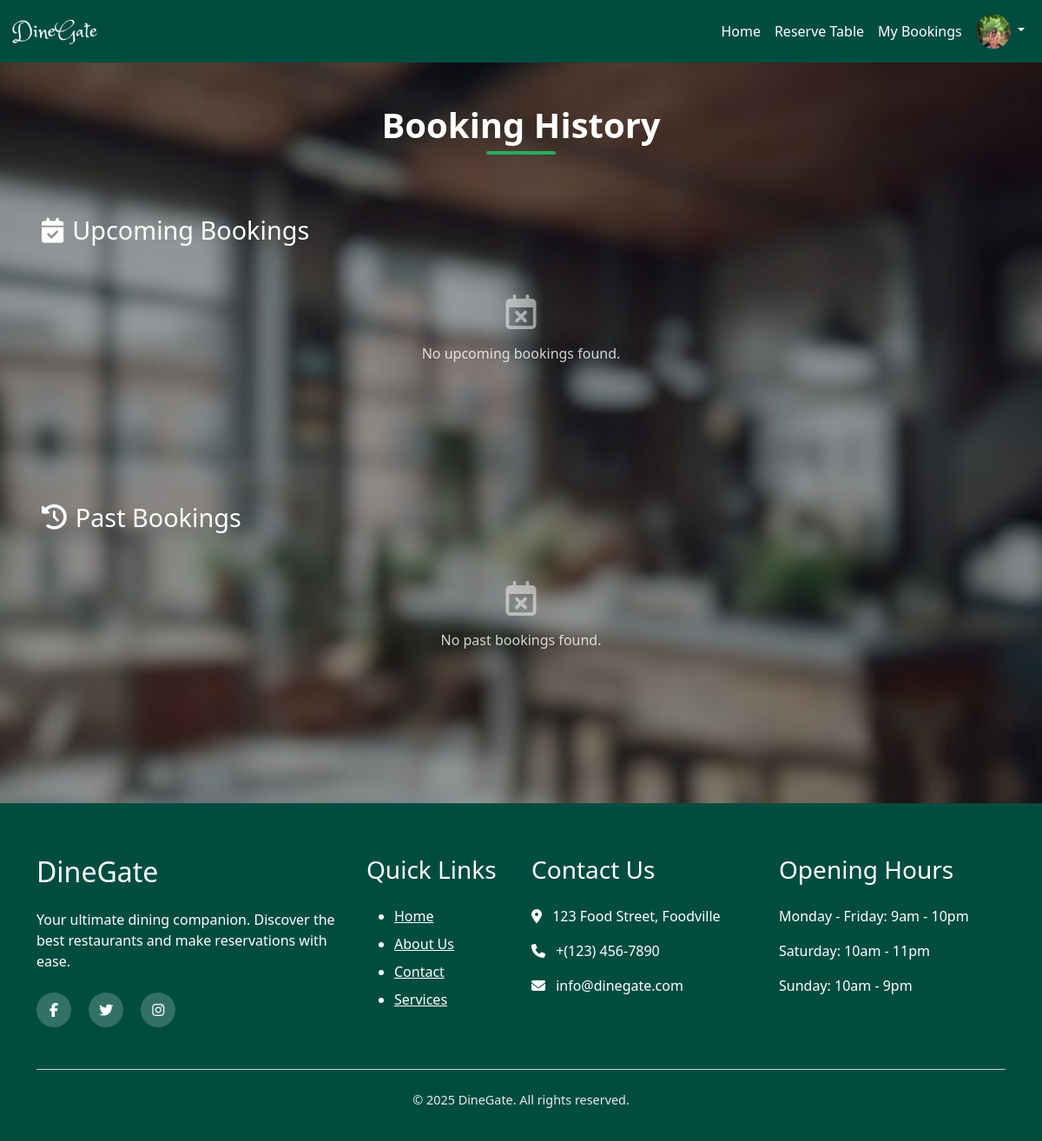
/Book_history/ (signed in), run on an earlier commit of the app's database.
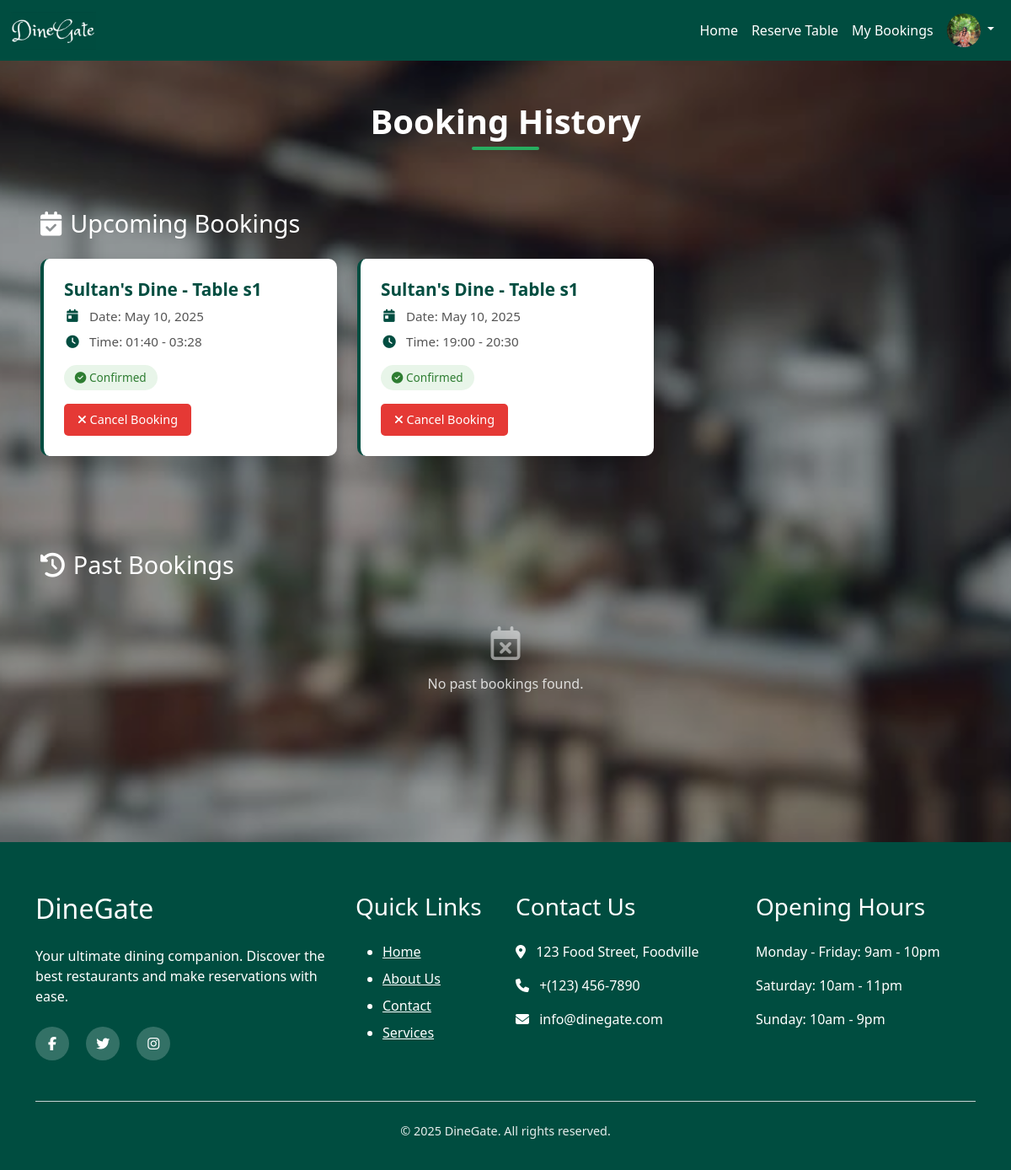
And on a later commit of the database.
### account/models.py (models this page shows, shortened)
class CustomerUser(models.Model):
    user_name=models.CharField(max_length=100)
    user_email=models.EmailField(max_length=100,blank=True,null=True)
    user_contact_number=models.CharField(max_length=15,blank=True,null=True)
    user_address=models.CharField(max_length=200,blank=True,null=True)
    user_image=models.ImageField(blank=True,null=True)
    user_password=models.CharField(max_length=200,blank=True,null=True)
    role = models.CharField(max_length=20, default='customer')

### reservation/models.py (models this page shows, shortened)
class TableReservation(models.Model):
    user=models.ForeignKey(CustomerUser,on_delete=models.CASCADE)
    restaurant=models.ForeignKey(Restaurant ,on_delete=models.CASCADE)
    table=models.ForeignKey(Table_list ,on_delete=models.CASCADE)
    reserve_date=models.DateField()
    start_time=models.TimeField()
    end_time=models.TimeField()
    status_choice=(
        ('confirm','confirm'),
        ('cancel','cancel'),
    )
    status=models.CharField(max_length=100,choices=status_choice)
    class Meta:
        unique_together = ('user', 'table', 'reserve_date', 'start_time', 'end_time')

class Table_list(models.Model):
    restaurant=models.ForeignKey(Restaurant ,on_delete=models.CASCADE)
    table_no=models.CharField(max_length=100,blank=True,null=True)
    date=models.DateField(blank=True,null=True)
    start_time=models.TimeField(blank=True,null=True)
    end_time=models.TimeField(blank=True,null=True)
    no_of_people=models.IntegerField(blank=True,null=True)
    is_available = models.BooleanField(default=True)
    class Meta:
        unique_together = ('restaurant', 'table_no', 'date', 'start_time', 'end_time')

### restaurant/models.py (models this page shows, shortened)
class Restaurant(models.Model):
    restaurant_name=models.CharField(max_length=200)
    s_time=models.TimeField(blank=True,null=True)
    e_time=models.TimeField(blank=True,null=True)
    min_price=models.IntegerField(blank=True,null=True)
    max_price=models.IntegerField(blank=True,null=True)
    city=models.CharField(max_length=100)
    area=models.CharField(max_length=100)
    location=models.CharField(max_length=200)
    email=models.EmailField(max_length=100,blank=True,null=True)
    contact_no=models.IntegerField(blank=True,null=True)
    business_reg_id=models.IntegerField()
    password = models.CharField(max_length=128,blank=True,null=True)
    logo=models.ImageField(blank=True,null=True)
    role = models.CharField(max_length=20, default='restaurant')
    slug = models.SlugField(unique=True, blank=True,null=True)

### reservation/views.py (the view)
# urls.py: path('Book_history/',rv_views.Book_history,name='Book_history'),
def Book_history(request):
    customer_id = request.session.get('user_id')
    if not customer_id:
        return redirect('login')
    try:
        customer = CustomerUser.objects.get(id=customer_id)
    except CustomerUser.DoesNotExist:
        return redirect('login')
    now = timezone.now()
    today = now.date()
    current_time = now.time()
    bookings = TableReservation.objects.filter(user=customer).order_by('-reserve_date')
    upcoming = []
    past = []
    for b in bookings:
        if b.reserve_date > today or (b.reserve_date == today and b.start_time >= current_time):
             upcoming.append(b)
        else:
            past.append(b)
    return render(request,'reservation/Book_history.html' ,{'upcoming': upcoming,'past': past})

### account/context_processors.py (called while the page is built)
def user_role(request):
    user = None
    role = None
    if request.session.get('user_id'):
        try:
            user = CustomerUser.objects.get(id=request.session['user_id'])
            role = 'customer'
        except CustomerUser.DoesNotExist:
            pass
    elif request.session.get('restaurant_id'):
        try:
            user = Restaurant.objects.get(id=request.session['restaurant_id'])
            role = 'restaurant'
        except Restaurant.DoesNotExist:
            pass
    return {
        'logged_user': user,
        'logged_role': role,
    }

### template/reservation/Book_history.html (shortened to what this page needs)
{% extends 'base.html' %}
{% load static %}
{% block content %}
<div class="booking-history-container" style="
    background: linear-gradient(rgba(0, 0, 0, 0.3), rgba(0, 0, 0, 0.3)),
                url('{% static 'images/back2.jpg' %}') no-repeat center center fixed;
    background-size: cover;
    min-height: 100vh;
    padding: 3rem 1rem;
">
    <div class="booking-header">
        <h1 class="booking-title">Booking History</h1>
    </div>
    <section class="booking-section">
        <h2 class="section-title">
            <i class="fas fa-calendar-check"></i> Upcoming Bookings
        </h2>
        {% if upcoming %}
        <div class="booking-grid">
            {% for booking in upcoming %}
            <div class="booking-card">
                <h3 class="booking-restaurant">{{ booking.restaurant.restaurant_name }} - Table {{ booking.table.table_no }}</h3>
                <div class="booking-detail">
                    <i class="fas fa-calendar-day"></i>
                    <span>Date: {{ booking.reserve_date }}</span>
                </div>
                <div class="booking-detail">
                    <i class="fas fa-clock"></i>
                    <span>Time: {{ booking.start_time|time:"H:i" }} - {{ booking.end_time|time:"H:i" }}</span>
                </div>
                {% if booking.status == 'confirm' %}
                <div class="booking-status status-confirm">
                    <i class="fas fa-check-circle"></i> Confirmed
                </div>
                <form method="post" action="{% url 'cancel_book' booking.id %}">
                    <button type="submit" class="btn-cancel">
                        <i class="fas fa-times"></i> Cancel Booking
                    </button>
                </form>
                {% elif booking.status == 'cancel' %}
                <div class="booking-status status-cancel">
                    <i class="fas fa-times-circle"></i> Cancelled
                </div>
                {% endif %}
            </div>
            {% endfor %}
        </div>
        {% else %}
        <div class="empty-booking">
            <i class="far fa-calendar-times"></i>
            <p>No upcoming bookings found.</p>
        </div>
        {% endif %}
    </section>
    <section class="booking-section">
        <h2 class="section-title">
            <i class="fas fa-history"></i> Past Bookings
        </h2>
        {% if past %}
        <div class="booking-grid">
            {% for booking in past %}
            <div class="booking-card">
                <h3 class="booking-restaurant">{{ booking.restaurant.restaurant_name }} - Table {{ booking.table.table_no }}</h3>
                <div class="booking-detail">
                    <i class="fas fa-calendar-day"></i>
                    <span>Date: {{ booking.reserve_date }}</span>
                </div>
                <div class="booking-detail">
                    <i class="fas fa-clock"></i>
                    <span>Time: {{ booking.start_time|time:"H:i" }} - {{ booking.end_time|time:"H:i" }}</span>
                </div>
                <div class="booking-detail">
                    <i class="fas fa-info-circle"></i>
                    <span>Status:
                        {% if booking.status == 'confirm' %}
                        <span class="status-confirm">Completed</span>
                        {% else %}
                        <span class="status-cancel">Cancelled</span>
                        {% endif %}
                    </span>
                </div>
            </div>
            {% endfor %}
        </div>
        {% else %}
        <div class="empty-booking">
            <i class="far fa-calendar-times"></i>
            <p>No past bookings found.</p>
        </div>
        {% endif %}
    </section>
</div></div>
{% endblock %}

### template/base.html (shortened to what this page needs)
{% load static %}
<!DOCTYPE html>
<html lang="en">
<head>
    <link rel="stylesheet" href="{% static 'css/style.css' %}">
    <link rel="stylesheet" href="https://cdnjs.cloudflare.com/ajax/libs/font-awesome/6.5.0/css/all.min.css">
    <link href="https://cdn.jsdelivr.net/npm/bootstrap@5.3.0-alpha1/dist/css/bootstrap.min.css" rel="stylesheet">
</head>
<body style="display: flex; flex-direction: column; min-height: 100vh;">
    {% include 'navber.html' %}
    <main class="flex-grow-1">
        {% block content %}
        {% endblock %}
    </main>
    {% include 'footer.html' %}
</body>
</html>

### template/navber.html (shortened to what this page needs)
{% load static %}
<nav class="navbar navbar-expand-lg" style="background-color: #004D40;">
  <div class="container-fluid">
    <a class="navbar-brand" href="{% url 'Home' %}">
      <img src="{% static 'images/logo.jpg' %}" alt="DineGate Logo" width="auto" height="45">
    </a>
    <div class="collapse navbar-collapse justify-content-end" id="navbarMain">
      <ul class="navbar-nav mb-2 mb-lg-0 align-items-center">
        {% if logged_role == 'customer' %}
          <li class="nav-item">
            <a class="nav-link text-white" href="{% url 'Customer_home' %}">Home</a>
          </li>
          <li class="nav-item">
            <a class="nav-link text-white" href="{% url 'Restaurant_list' %}">Reserve Table</a>
          </li>
          <li class="nav-item">
            <a class="nav-link text-white" href="{% url 'Book_history' %}">My Bookings</a>
          </li>
          <li class="nav-item dropdown">
            <a class="nav-link dropdown-toggle text-white" href="#" id="profileDropdown" role="button" data-bs-toggle="dropdown">
              {% if logged_user.user_image %}
                <img src="{{ logged_user.user_image.url }}" class="rounded-circle" width="40" height="40" alt="profile">
              {% else %}
                <img src="/static/images/dp2.jpg" class="rounded-circle" width="40" height="40" alt="default profile">
              {% endif %}
            </a>
          </li>
        {% endif %}
      </ul>
    </div>
  </div>
</nav>

### template/footer.html
<footer class="site-footer">
    <div class="container">
        <div class="row">
            <div class="col-md-4 mb-4">
                <h2 class="text mb-4" style="color:#ffffff">DineGate</h2>
                <p>Your ultimate dining companion. Discover the best restaurants and make reservations with ease.</p>
                <div class="social-icons mt-4">
                    <a href="#" class="text-white me-3"><i class="fab fa-facebook-f"></i></a>
                    <a href="#" class="text-white me-3"><i class="fab fa-twitter"></i></a>
                    <a href="#" class="text-white me-3"><i class="fab fa-instagram"></i></a>
                </div>
            </div>
            <div class="col-md-2 mb-4">
                <h3 class="text mb-4">Quick Links</h5>
                <ul class="list-styled" >
                    <li class="mb-2"><a href="{% url 'Home' %}" style="color:#ffffff">Home</a></li>
                    <li class="mb-2"><a href="{% url 'about_us' %}" style="color:#ffffff">About Us</a></li>
                    <li class="mb-2"><a href="{% url 'contact_us' %}" style="color:#ffffff">Contact</a></li>
                    <li class="mb-2"><a href="{% url 'our_service' %}" style="color:#ffffff">Services</a></li>
                </ul>
            </div>
            <div class="col-md-3 mb-4">
                <h3 class="text mb-4">Contact Us</h3>
                <p><i class="fas fa-map-marker-alt me-2"></i> 123 Food Street, Foodville</p>
                <p><i class="fas fa-phone me-2"></i> +(123) 456-7890</p>
                <p><i class="fas fa-envelope me-2"></i> info@dinegate.com</p>
            </div>
            <div class="col-md-3 mb-4">
                <h3 class="text mb-4">Opening Hours</h3>
                <p>Monday - Friday: 9am - 10pm</p>
                <p>Saturday: 10am - 11pm</p>
                <p>Sunday: 10am - 9pm</p>
            </div>
        </div>
        <div class="footer-bottom border-top pt-4 mt-4 text-center" style="background: #004D40">
            <p>&copy; {% now "Y" %} DineGate. All rights reserved.</p>
        </div>
    </div>
</footer>

### static/css/style.css (style rules this page uses)
body { font-family: 'Poppins', sans-serif; margin: 0; padding: 0; color: #333; line-height: 1.6; }
a { text-decoration: none; transition: all 0.3s ease; }
.site-footer { background-color: #004D40; color: #ffffff; padding: 60px 0 0; position: relative; }
.social-icons { margin-top: 20px; }
.social-icons a { display: inline-block; width: 40px; height: 40px; line-height: 40px; text-align: center; background: rgba(255, 255, 255, 0.2); color: #ffffff; border-radius: 50%; margin-right: 10px; transition: all 0.3s ease; }
.footer-bottom { text-align: center; padding: 20px 0; background-color: #00382e; margin-top: 40px; color: #ffffff; font-size: 0.9rem; opacity: 0.9; }
.booking-header { max-width: 1200px; margin: 0 auto 2rem; padding: 0 1rem; text-align: center; }
.booking-title { font-size: 2.5rem; font-weight: 700; margin-bottom: 1rem; position: relative; display: inline-block; color: #fff; }
.booking-title::after { content: ''; position: absolute; bottom: -10px; left: 50%; transform: translateX(-50%); width: 80px; height: 4px; background: #27ae60; border-radius: 2px; }
.booking-section { max-width: 1200px; margin: 0 auto 3rem; padding: 2rem; }
.section-title { font-size: 1.8rem; margin-bottom: 1.5rem; color: #fff; display: flex; align-items: center; gap: 10px; }
.booking-grid { display: grid; grid-template-columns: repeat(auto-fill, minmax(300px, 1fr)); gap: 1.5rem; }
.booking-card { background: #fff; border-radius: 10px; padding: 1.5rem; box-shadow: 0 5px 15px rgba(0, 0, 0, 0.1); transition: all 0.3s ease; border-left: 4px solid #004D40; }
.booking-restaurant { font-size: 1.3rem; font-weight: 600; color: #004D40; margin-bottom: 0.5rem; }
.booking-detail { display: flex; align-items: center; margin-bottom: 0.5rem; color: #555; font-size: 0.95rem; }
.booking-detail i { margin-right: 10px; color: #004D40; width: 20px; text-align: center; }
.booking-status { display: inline-block; padding: 0.3rem 0.8rem; border-radius: 20px; font-size: 0.85rem; font-weight: 500; margin-top: 0.5rem; }
.status-confirm { background-color: #e8f5e9; color: #2e7d32; }
.btn-cancel { display: inline-block; padding: 0.5rem 1rem; background: #e53935; color: white; border-radius: 5px; text-decoration: none; font-weight: 500; margin-top: 1rem; transition: all 0.3s ease; border: none; cursor: pointer; font-size: 0.9rem; }
.empty-booking { text-align: center; padding: 2rem; color: rgba(255, 255, 255, 0.8); grid-column: 1 / -1; }
.empty-booking i { font-size: 2.5rem; margin-bottom: 1rem; color: rgba(255, 255, 255, 0.5); }

What changed in the data, as far as the page shows it:
added TableReservation: restaurant.restaurant_name "Sultan's Dine", table.table_no "s1", reserve_date "May 10, 2025", start_time "01:40", end_time "03:28", status "confirm" (drawn)
added TableReservation: restaurant.restaurant_name "Sultan's Dine", table.table_no "s1", reserve_date "May 10, 2025", start_time "19:00", end_time "20:30", status "confirm" (drawn)
Also different on the page:
text no longer shown: "No upcoming bookings found."
